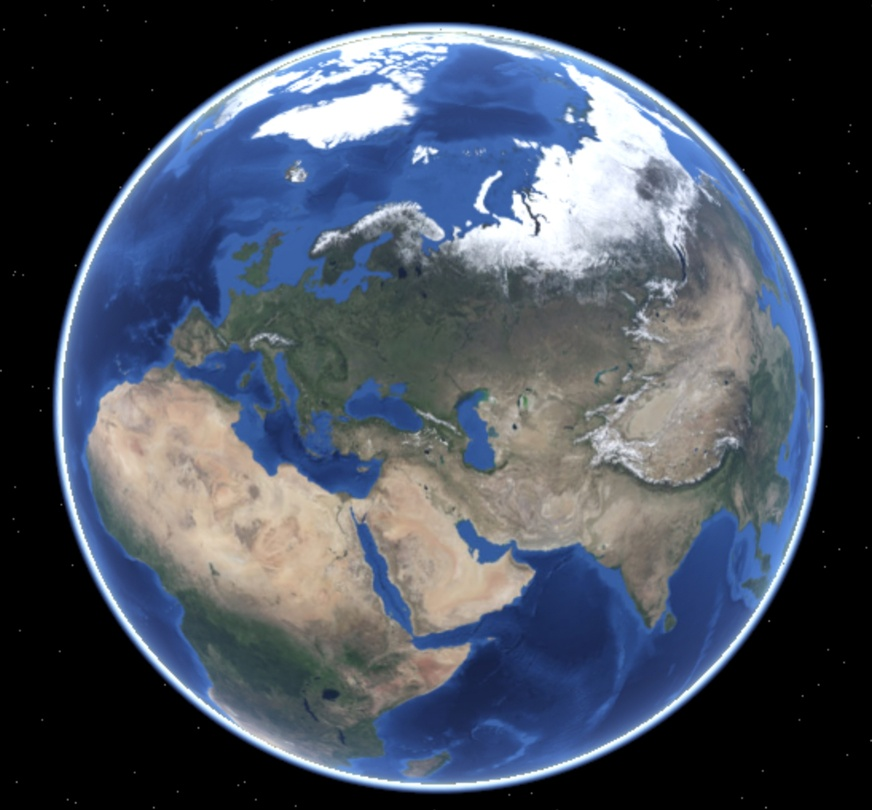
#> input picture content/Earth.jpg, 872 x 810 px, shrunk from 1094 x 1016 before the run
$ jupyter execute SatelliteArtWorkflow.ipynb   (shell and % lines are left out)
#> lines starting #> are read from the running program, lines starting #| are printed output that depends on the picture
## PyCon UK '23 workshop: Turn Satellite Images into Digital Art with Python!
---

[cell 1]
# Set-up

[cell 2]
# Set-up

[cell 3]
# Set-up
from time import time
from PIL import Image
import numpy as np
import matplotlib.pyplot as plt
from sklearn.cluster import KMeans
from sklearn.utils import shuffle

[cell 4]
# Load satellite image jpg
raw_jpg = Image.open("Earth.jpg").convert("RGB")
#> raw_jpg is the input picture: PIL image 872x810 RGB; mean R, G, B 71.8, 79.9, 94.1

[cell 5]
# Convert to numpy array
array_uint8 = np.array(raw_jpg)

[cell 6]
# Make function that generates a colour swatch of a specific pixel of the image data
def pixel_colour_swatch(row, column):
#> called with row = 10, column = 10
    RGB_colour = tuple(array_uint8[row][column].tolist())
#> RGB_colour = (0, 0, 0)
    print(f"The pixel at ({row}, {column}) has RGB of {RGB_colour}.")
#| The pixel at (10, 10) has RGB of (0, 0, 0).
    return Image.new("RGB", (50,50), RGB_colour)
#> returned value: PIL image 50x50 RGB; every value is 0

[cell 7]
# Call the swatch function
pixel_colour_swatch(10, 10)

[cell 8]
# Assign the dimensions of the array_uint8 object to variables, then check these
width, height, depth = original_shape = array_uint8.shape
#> width = 810; height = 872; depth = 3; original_shape = (810, 872, 3)
original_shape
#> Out = (810, 872, 3)

[cell 9]
# Test the condition that the value of the depth variable is 3 (as would be the case of the image colour mode is RGB)
# Reshape the array_uint8 object into width * height no. of rows, and depth no. of columns (which is expected to always be 3)
assert depth == 3
reshaped_array_uint8 = np.reshape(array_uint8, (width * height, depth))

[cell 10]
# Check the dimensions of array_unint8
reshaped_array_uint8.shape
#> Out = (706320, 3)
#reshaped_array_uint8[:5]

[cell 11]
# OPTIONAL: Calculate the number of colours in the original satellite image data
original_n_colours = np.unique(reshaped_array_uint8, axis=0).shape[0]
#> original_n_colours = 60176
original_n_colours
#> Out = 60176

[cell 12]
# Convert to the default 8 bits integer coding to floats and divide by 255 so the floats are in the range [0-1] (normalised)
reshaped_array_float01range = np.array(reshaped_array_uint8, dtype=np.float64) / 255

[cell 13]
# Make a copy of the prepared image data, image_array, to work on
image_array = reshaped_array_float01range.copy()

[cell 14]
# Choose the number of clusters, i.e. colours, that the image data will be grouped/reduced into
n_colours = 6

[cell 15]
# Train K-Means clustering model on small sub-sample of the image data
print("Fitting model on a small sub-sample of the data")
t0 = time()
image_array_sample = shuffle(image_array, random_state=0, n_samples=1_000)
#> image_array_sample = 1000 rows, first 8: [0.737, 0.663, 0.596], [0.635, 0.612, 0.557], [0, 0, 0], [0, 0, 0], [0.11, 0.188, 0.384], [0.173, 0.322, 0.565], [0.776, 0.71, 0.639], [0, 0, 0]
kmeans = KMeans(n_clusters=n_colours, n_init="auto", random_state=0).fit(
    image_array_sample
)
print(f"done in {time() - t0:0.3f}s.")

[cell 16]
# Get labels for all points - use the kmeans trained model to predict which of the n clusters each pixel belongs to, i.e. assign each pixel a label, from 1 to n_colors
print("Predicting colour indices on the full image (k-means)")
t0 = time()
labels = kmeans.predict(image_array)
print(f"done in {time() - t0:0.3f}s.")

[cell 17]
# Import a module that enables useful color functionality
import matplotlib.colors as mcolours

[cell 18]
# Check out available 'named colours' and what their RGB value is: https://matplotlib.org/stable/gallery/color/named_colors.html#css-colors
mcolours.to_rgb("tomato")

[cell 19]
# Write function for creating custom colour palettes, referred to here as a 'codebook'
# FYI can also use a list comprehension for the main body of the function, e.g. `codebook = np.array([mcolors.to_rgb(i) for i in args])`

def make_codebook(*args):
    codebook = []
    for i in args:
        codebook.append(mcolours.to_rgb(i))
    codebook = np.array(codebook)
    return codebook

[cell 20]
# Use the `make_codebook` function to create a custom colour palette with which to recreate an updated satellite image as digital artwork
# NOTE: Ensure to pass the same number of 'named colors' arguments as the number of 'n_colors' specified earlier (6 in the prepared example)

codebook_6colours = make_codebook("navy", "cornflowerblue", "lightyellow", "springgreen", "yellow",  "royalblue")

[cell 21]
# Write function to recreate the (compressed) image from provided codebook, pixel labels, image width, and image height

def recreate_image(codebook, labels, width, height):
#> called with codebook = array of shape (6, 3), labels = array of shape (706320,), width = 810, height = 872
    return codebook[labels].reshape(width, height, -1)
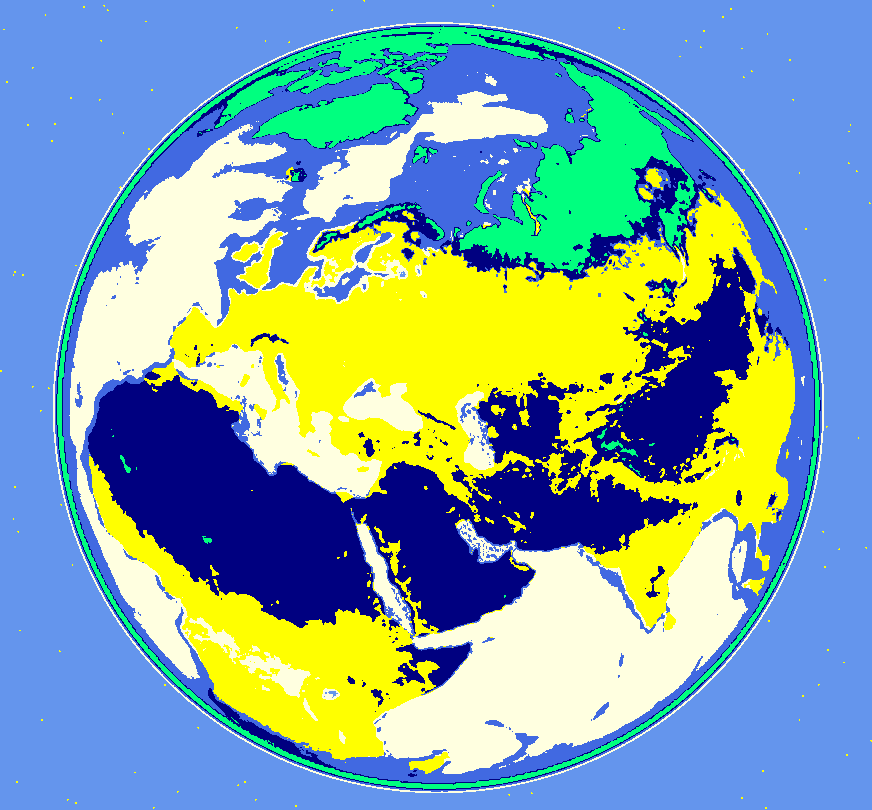
#> returned value: shape (810, 872, 3) float64; mean of channels 0, 1, 2 0.495, 0.64, 0.659; drawn as R, G, B

[cell 22]
# OPTIONAL: use this code (uncommented!) to see what the `codebook[labels]` code in the 'recreate_inage' function is doing
# test_codebook = make_codebook("orange", "navy")
# test_labels = np.array([0,1,1,0,1,0,0])
# test_codebook[test_labels]

[cell 23]
# Create and plot `SatArt` variable, a recreated reduced colour image of n_colours chosen colours as defined in the custom codebook colour palette
SatArt = recreate_image(codebook_6colours, labels, width, height)
plt.figure(figsize=(10,10))
plt.clf()
plt.axis("off")
plt.title(f"Satellite Art - a quantized image with {n_colours} colours")
plt.imshow(SatArt);
#plt.savefig("SatArt_test.png", dpi=600)

---
## ALTERNATIVE - up to 148 randomly-chosen colours

[cell 24]
# Choose the number of clusters, i.e. colours, that the image data will be grouped/reduced into
n_random_colours = 148

# Train K-Means clustering model on small sub-sample of the image data
print("Fitting model on a small sub-sample of the data")
t0_alt = time()
image_array_sample_alt = shuffle(image_array, random_state=0, n_samples=1_000)
#> image_array_sample_alt has the same summary as image_array_sample
kmeans_alt = KMeans(n_clusters=n_random_colours, n_init="auto", random_state=0).fit(
    image_array_sample_alt
)
print(f"done in {time() - t0_alt:0.3f}s.")

# Get labels for all points - use the kmeans trained model to predict which of the n clusters each pixel belongs to, i.e. assign each pixel a label, from 1 to n_colors
print("Predicting colour indices on the full image (k-means)")
t0_alt = time()
labels_alt = kmeans_alt.predict(image_array)
print(f"done in {time() - t0_alt:0.3f}s.")

[cell 25]
# Write function to recreate the (compressed) image from provided codebook, pixel labels, image width, and image height

def recreate_image_alt(codebook, labels, width, height):
#> called with codebook = array of shape (148, 3), labels = array of shape (706320,), width = 810, height = 872
    return codebook[labels_alt].reshape(width, height, -1)
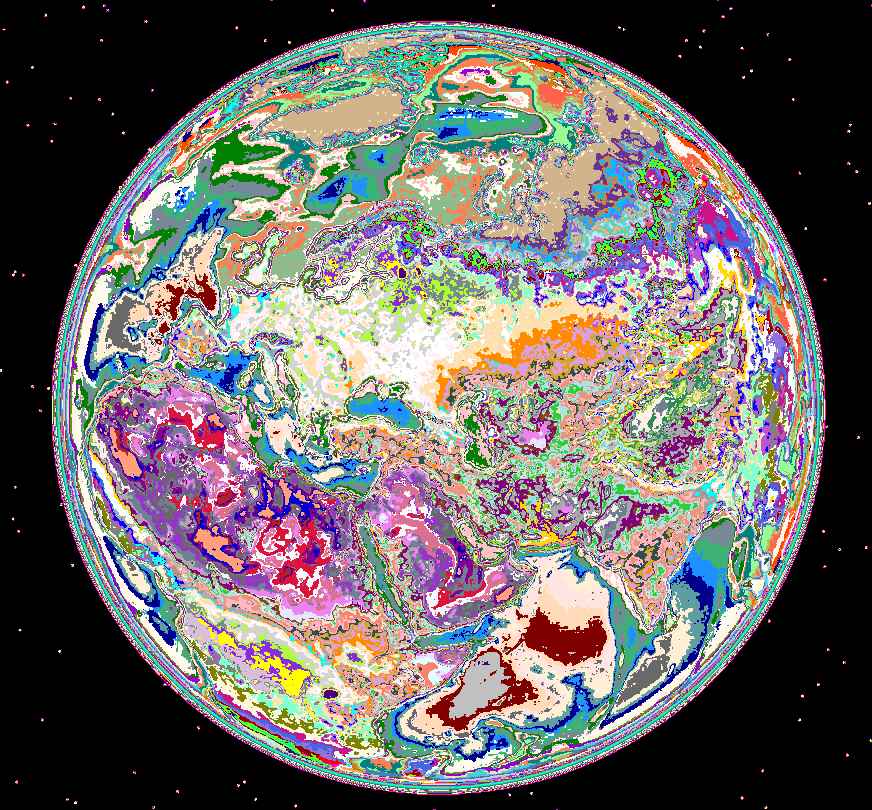
#> returned value: shape (810, 872, 3) float64; mean of channels 0, 1, 2 0.43, 0.414, 0.41; drawn as R, G, B

[cell 26]
def random_array_rgb(n_random_colours):
    random_array = np.random.choice([i for i in mcolours.cnames.keys()], n_random_colours, replace=False)
    random_array_rgb = np.array([mcolours.to_rgb(i) for i in random_array])
    return (random_array_rgb, random_array)

[cell 27]
# Create and plot `SatArt_random` variable, a recreated reduced colour image of n_random_colours chosen colours as defined in the custom codebook colour palette

SatArt_random = recreate_image_alt(random_array_rgb(n_random_colours)[0], labels_alt, width, height)
plt.figure(figsize=(10,10))
plt.clf()
plt.axis("off")
plt.title(f"Satellite Art with {n_random_colours} colours: {random_array_rgb(n_random_colours)[1]}", fontdict={"fontsize":8})
plt.imshow(SatArt_random);
#plt.savefig("SatArt_test.png", dpi=600)

[cell 28]
# Convert 'SatArt_random' into RGB image object, scaling the 0-1 values and casting/conversion back to uint8/8 bit integer format
SatArt_random_uint8 = Image.fromarray((SatArt_random * 255).astype(np.uint8))

[cell 29]
# Save
#SatArt_random_uint8.save("SatArt_random.png")

---
### Now explore applying ready-made image filters to your Machine-Learning-enabled creation

[cell 30]
# Set-up
from PIL.ImageFilter import (FIND_EDGES, CONTOUR, EMBOSS, MedianFilter, MinFilter, MaxFilter)
from PIL.ImageOps import solarize

[cell 31]
# Create copy of the non-random ML SatArt object (or can copy 'SatArt_random') converted into RGB image object, scaling the 0-1 values and casting/conversion back to uint8/8 bit integer format
SatArt_ML = Image.fromarray((SatArt * 255).astype(np.uint8)).copy()

[cell 32]
# Check out what your 'SatArt' artwork looks like with an additional ready-made filter from the Python Imaging Library (PIL)

PIL_filters = ["FIND_EDGES", "FIND_EDGES (greyscale)", "CONTOUR", "CONTOUR (greyscale)", "EMBOSS", "MedianFilter", "MinFilter", "MaxFilter",  "solarize"]
fig, ax = plt.subplots(9,1, figsize=(40,80))

ax[0].imshow(SatArt_ML.filter(FIND_EDGES()))
ax[1].imshow(SatArt_ML.convert("L").filter(FIND_EDGES()))    # Also try the FIND_EDGES filter on a greyscale version of your artwork
ax[2].imshow(SatArt_ML.filter(CONTOUR()))
ax[3].imshow( SatArt_ML.convert("L").filter(CONTOUR()))    # Also try the CONTOUR filter on a greyscale version of your artwork

ax[4].imshow(SatArt_ML.filter(EMBOSS()))
ax[5].imshow(SatArt_ML.filter(MedianFilter(size=5)))
ax[6].imshow(SatArt_ML.filter(MinFilter(size=5)))
ax[7].imshow(SatArt_ML.filter(MaxFilter(size=5)))
ax[8].imshow(solarize(SatArt_ML, threshold=0))    # Try different values for the threshold argument between 0 and 128

for count, value in enumerate(PIL_filters):
    ax[count].axis("off")
    ax[count].set_title(f"{count+1}. ML-quantized image with {value} PIL filter")
plt.show()
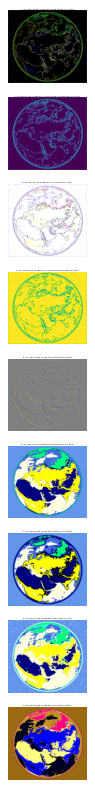
#> figure drawn by matplotlib, 9 panels

[cell 33]
# NOTE: image objects can be saved by chaining the `.save()` function, inputting a string name - example below
# SatArt_ML.filter(MedianFilter(size=5)).save("SatArt_PILfilters.png")

[cell 34]
# Can also generate a 'Before vs After' side-by-side comparison of the original chosen satellite image next to your final digital creation

fig, ax = plt.subplots(1,2, figsize=(20,20))
ax[0].imshow(raw_jpg)
ax[1].imshow((solarize(SatArt_ML, threshold=0)))
ax[0].axis("off")
ax[1].axis("off")

ax[0].set_title(f"Original Satellite image with {original_n_colours} colours")
ax[1].set_title(f"Finished Satellite Art with {n_colours} colours")
#plt.savefig("SatArtComparison.png", dpi=600)
plt.show()
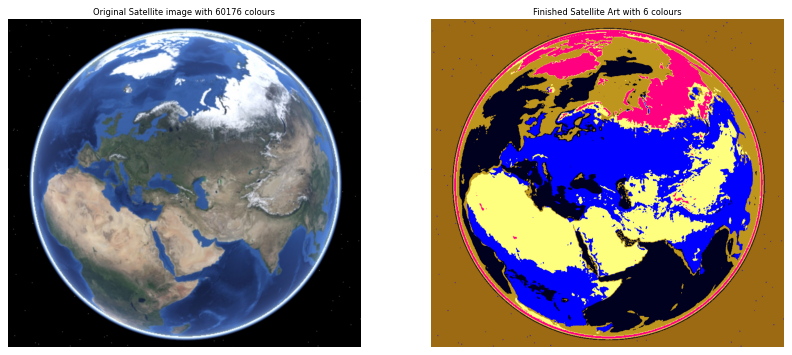
#> figure drawn by matplotlib, 2 panels

$ run again, with content/BolivianAndes.jpg copied over content/Earth.jpg
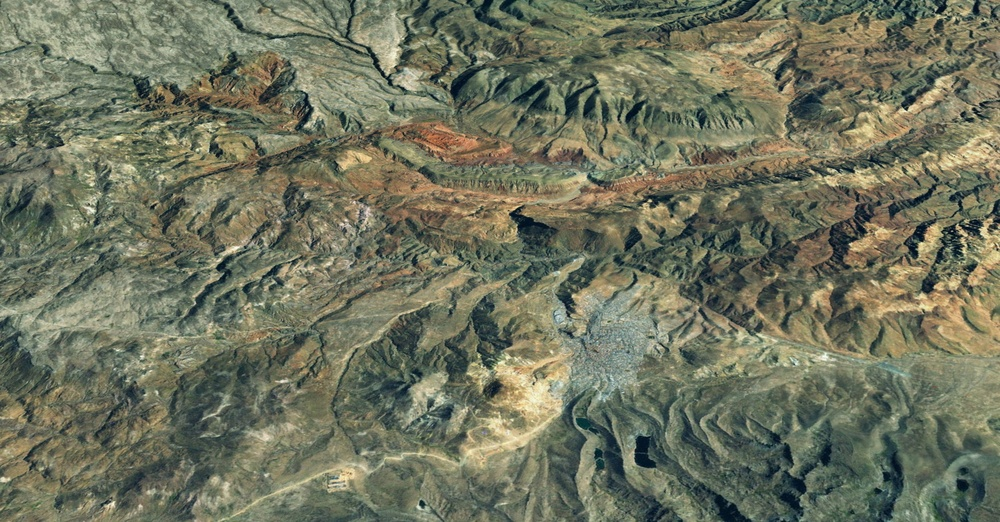
#> input picture content/BolivianAndes.jpg, 1000 x 522 px, shrunk from 1666 x 870 before the run
#> raw_jpg is the input picture: PIL image 1000x522 RGB; mean R, G, B 111.6, 115.3, 94.3
#> RGB_colour = (134, 139, 116)
#| The pixel at (10, 10) has RGB of (134, 139, 116).
#> width = 522; height = 1000; depth = 3; original_shape = (522, 1000, 3)
#> image_array_sample = 1000 rows, first 8: [0.357, 0.392, 0.31], [0.322, 0.404, 0.337], [0.184, 0.224, 0.192], [0.694, 0.62, 0.463], [0.38, 0.404, 0.302], [0.627, 0.62, 0.529], [0.196, 0.239, 0.224], [0.318, 0.369, 0.329]
#> in recreate_image, `return codebook[labels].reshape(width, height, -1)`:
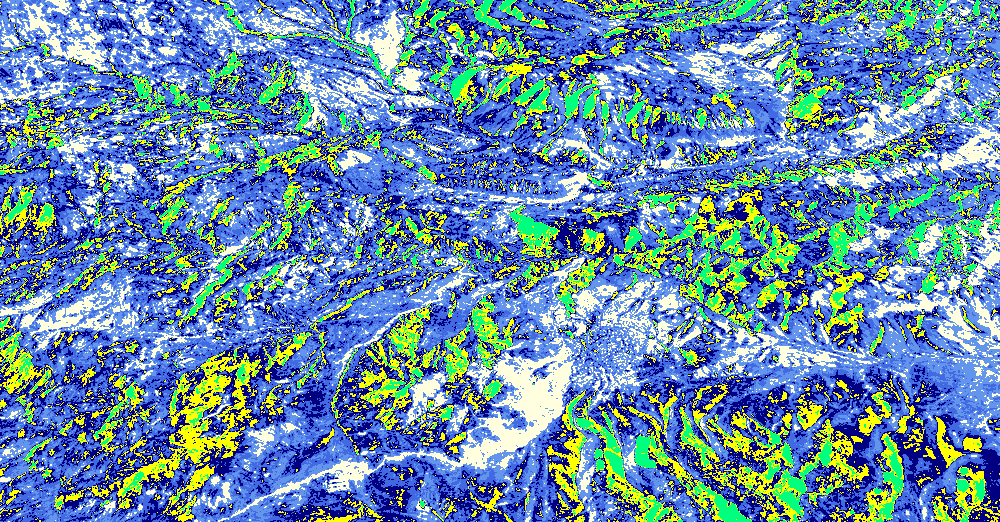
#> returned value: shape (522, 1000, 3) float64; mean of channels 0, 1, 2 0.401, 0.547, 0.66; drawn as R, G, B
#> image_array_sample_alt has the same summary as image_array_sample
#> `plt.show()`:
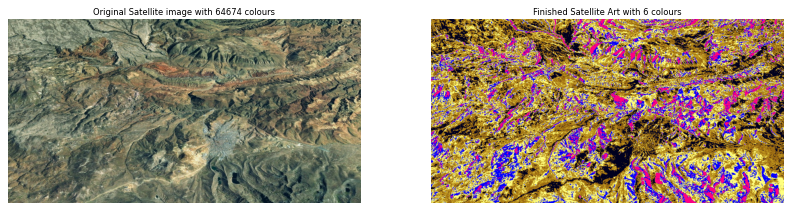
#> figure drawn by matplotlib, 2 panels

$ run again, with content/KansasUS.jpg copied over content/Earth.jpg
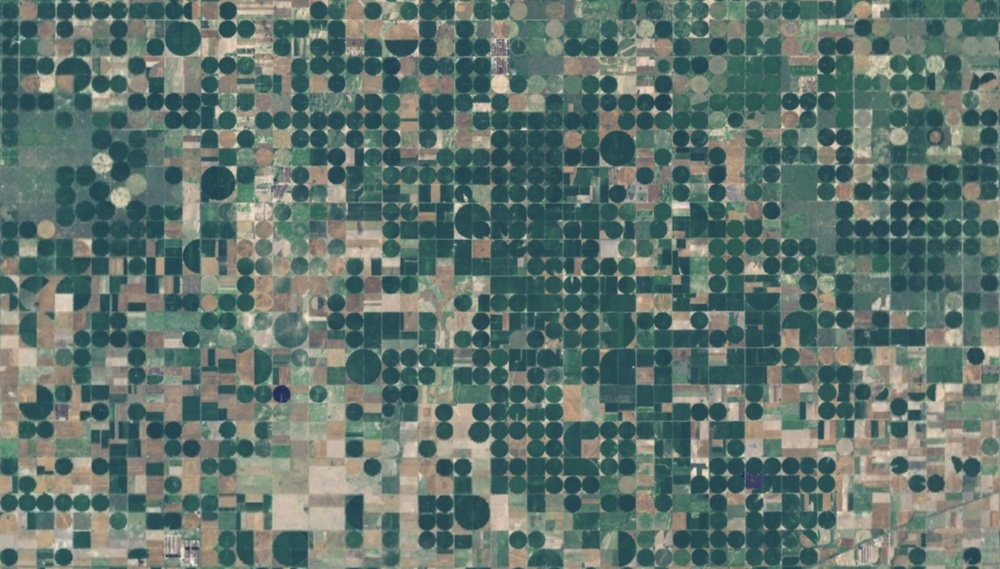
#> input picture content/KansasUS.jpg, 1000 x 569 px, shrunk from 2052 x 1168 before the run
#> raw_jpg is the input picture: PIL image 1000x569 RGB; mean R, G, B 97.5, 116.6, 109.7
#> RGB_colour = (46, 83, 91)
#| The pixel at (10, 10) has RGB of (46, 83, 91).
#> width = 569; height = 1000; depth = 3; original_shape = (569, 1000, 3)
#> image_array_sample = 1000 rows, first 8: [0.506, 0.561, 0.494], [0.294, 0.424, 0.396], [0.624, 0.576, 0.522], [0.541, 0.576, 0.51], [0.282, 0.427, 0.396], [0.451, 0.541, 0.471], [0.169, 0.325, 0.333], [0.529, 0.51, 0.494]
#> in recreate_image, `return codebook[labels].reshape(width, height, -1)`:
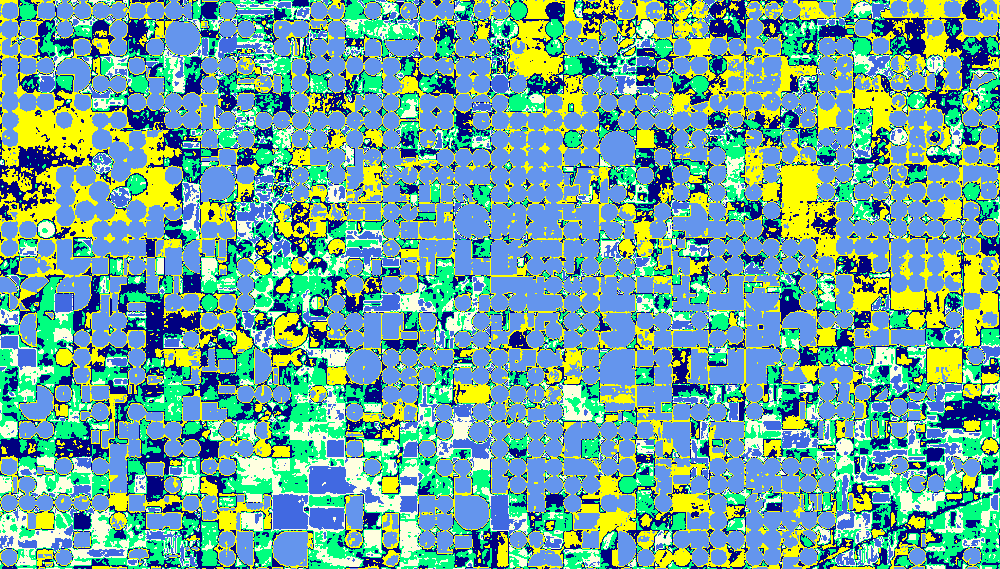
#> returned value: shape (569, 1000, 3) float64; mean of channels 0, 1, 2 0.425, 0.657, 0.618; drawn as R, G, B
#> image_array_sample_alt has the same summary as image_array_sample
#> `plt.show()`:
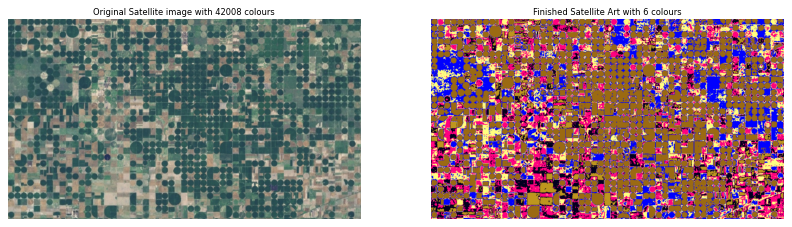
#> figure drawn by matplotlib, 2 panels
